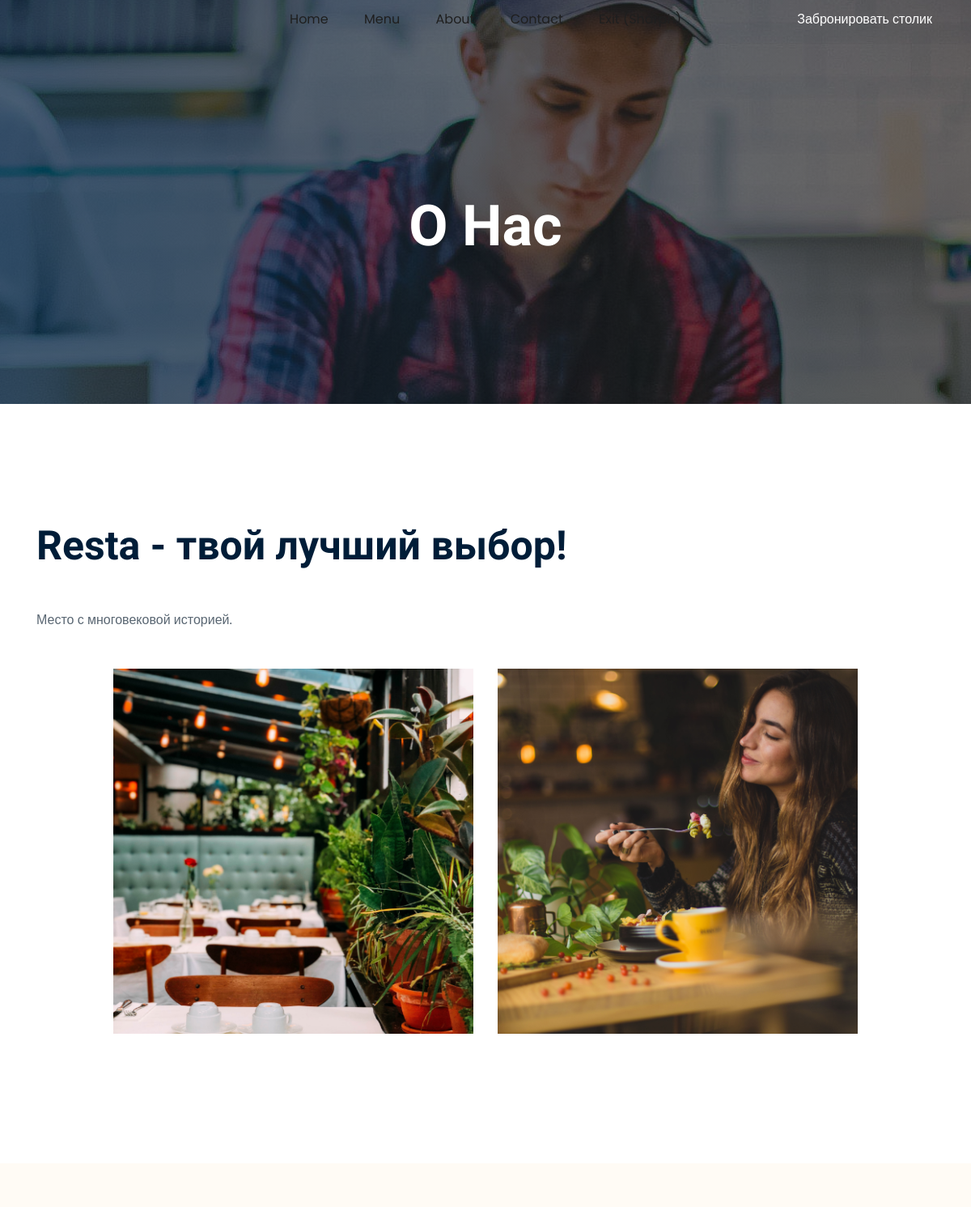
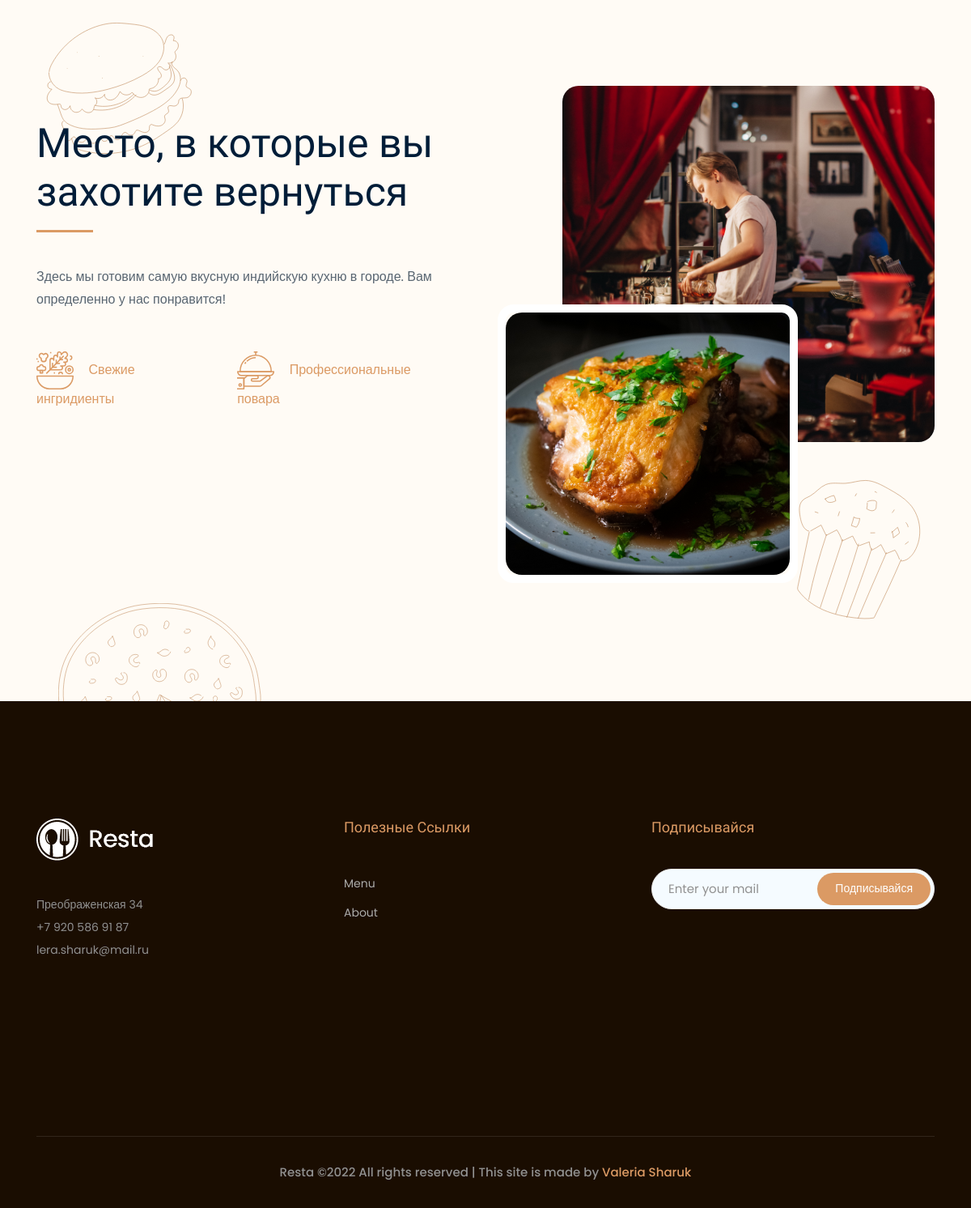
Screenshot of /about (signed in) with the database file from the repository (2 pictures, top to bottom).
### main/models.py (models this page shows, shortened)
class AboutInfo(models.Model):
    title = models.CharField('Название компании', max_length=50)
    full_text = models.TextField('Информация о компании')
    class Meta:
        verbose_name = 'Компания'
        verbose_name_plural = 'О компании'

class ContactsInfo(models.Model):
    num_tel = models.CharField('Номер телефона', max_length=30)
    email_comp = models.CharField('email компании', max_length=30)
    address_comp = models.CharField('Адрес компании', max_length=250)
    class Meta:
        verbose_name = 'Контакты'
        verbose_name_plural = 'Контакты'

### main/views.py (the view)
# urls.py: path('about', views.about, name='about'),
def about(request):
    contacts = ContactsInfo.objects.all()
    abouts = AboutInfo.objects.all()
    return render(request, 'main/about.html', locals())

### main/templates/main/about.html (shortened to what this page needs)
{% extends 'main/layout.html' %}
{% load static %}
{% block content %}
    <div class="bradcam_area bradcam_bg_1">
        <div class="container">
            <div class="row">
                <div class="col-xl-12">
                    <div class="bradcam_text text-center">
                        <h3>О нас</h3>
                    </div>
                </div>
            </div>
        </div>
    </div>
    <div class="main_about_wrap">
        <div class="container">
                    {% for el in abouts %}
                        <h3>{{ el.title }}</h3> <br>
                        <p>{{ el.full_text }}</p>
                    {% endfor %}
            <div class="row justify-content-center">
                <div class="col-lg-10">
                    <div class="row">
                        <div class="col-xl-6 col-md-6">
                            <div class="about_thumb">
                                <img src="{% static 'main/img/about/about_1.png' %}" alt="">
                            </div>
                        </div>
                        <div class="col-xl-6 col-md-6">
                            <div class="about_thumb">
                                <img src="{% static 'img/about/about_2.png' %}" alt="">
                            </div>
                        </div>
                    </div>
                </div>
            </div>
        </div>
    </div>
    <div class="about_area">
        <div class="icon_1 d-none d-md-block">
            <img src="{% static 'main/img/icon/1.png' %}" alt="">
        </div>
        <div class="icon_2 d-none d-md-block">
            <img src="{% static 'main/img/icon/2.png' %}" alt="">
        </div>
        <div class="icon_3 d-none d-md-block">
            <img src="{% static 'main/img/icon/3.png' %}" alt="">
        </div>
        <div class="container">
            <div class="row align-items-center">
                <div class="col-lg-6">
                    <div class="about_info_wrap">
                            <h3>Место, в которые вы захотите вернуться</h3>
                            <span class="long_dash"></span>
                        <p>Здесь мы готовим самую вкусную индийскую кухню в городе. Вам определенно у нас понравится! </p>
                        <ul class="food_list">
                            <li>
                                <img src="{% static 'main/img/svg_icon/salad.svg' %}" alt="">
                                <span>Свежие ингридиенты</span>
                            </li>
                            <li>
                                <img src="{% static 'main/img/svg_icon/tray.svg' %}" alt="">
                                <span>Профессиональные повара</span>
                            </li>
                        </ul>
                    </div>
                </div>
                <div class="col-lg-6">
                    <div class="about_img">
                        <div class="img_1">
                            <img src="{% static 'main/img/about/big.png' %}" alt="">
                        </div>
                        <div class="small_img">
                            <img src="{% static 'main/img/about/small.png' %}" alt="">
                        </div>
                    </div>
                </div>
            </div>
        </div>
    </div>
</body>
</html>
{% endblock %}

### main/templates/main/layout.html (shortened to what this page needs)
{% load static %}
<!doctype html>
<html lang="ru">
<head>
    <link rel="stylesheet" href="{% static 'main/css/bootstrap.min.css' %}">
    <link rel="stylesheet" href="{% static 'main/css/themify-icons.css' %}">
    <link rel="stylesheet" href="{% static 'main/css/style.css' %}">
    <link rel="stylesheet" href="https://use.fontawesome.com/releases/v5.8.2/css/all.css">
</head>
<body>
<header>
    <div class="header-area ">
        <div id="sticky-header" class="main-header-area">
            <div class="container-fluid p-0">
                <div class="header_bottom_border">
                    <div class="row align-items-center no-gutters">
                        <div class="col-xl-3 col-lg-2">
                            <div class="logo">
                            </div>
                        </div>
                        <div class="col-xl-6 col-lg-7">
                            <div class="main-menu  d-none d-lg-block">
                                <nav>
                                    <ul id="navigation">
                                        <a class="active" href="{% url 'home' %}">
                                            <li>Home</li>
                                        </a>
                                        <a href="{% url 'menu' %}">
                                            <li>Menu</li>
                                        </a>
                                        <a href="{% url 'about' %}">
                                            <li>About</li>
                                        </a>
                                        <a href="{% url 'contact' %}">
                                            <li>Contact</li>
                                        </a>
                                        {% if user.is_authenticated %}
                                            <a href="{% url 'logout' %}">
                                                <li>Exit ({{ user.username }})</li>
                                            </a>
                                        {% endif %}
                                    </ul>
                                </nav>
                            </div>
                        </div>
                        <div class="col-xl-3 col-lg-3 d-none d-lg-block">
                            <div class="say_hello">
                                <a href="{% url 'contact' %}">
                                    <li>Забронировать столик</li>
                                </a>
                            </div>
                        </div>
                        <div class="col-12">
                        </div>
                    </div>
                </div>
            </div>
        </div>
    </div>
</header>
<main>
    {% block content %}
    {% endblock %}
    <footer class="footer">
        <div class="footer_top">
            <div class="container">
                <div class="row">
                    <div class="col-xl-3 col-md-6 col-lg-3 ">
                        <div class="footer_widget">
                            <div class="footer_logo">
                                <a href="#">
                                    <img src="{% static 'main/img/footer_logo.png' %}" alt="">
                                </a>
                            </div>
                            {% for el in contacts %}
                                <p>{{ el.address_comp }}</p>
                                <p> {{ el.num_tel }}</p>
                                <p>{{ el.email_comp }}</p>
                            {% endfor %}
                            <div class="socail_links">
                                <ul>
                                    <li>
                                        <a href="#">
                                            <i class="ti-facebook"></i>
                                        </a>
                                    </li>
                                    <li>
                                        <a href="#">
                                            <i class="ti-twitter-alt"></i>
                                        </a>
                                    </li>
                            </div>
                        </div>
                    </div>
                    <div class="col-xl-4 col-md-6 col-lg-4 offset-xl-1">
                        <div class="footer_widget">
                            <h3 class="footer_title">
                                Полезные ссылки
                            </h3>
                            <ul>
                                <a href="{% url 'menu' %}">
                                    <li>Menu</li>
                                </a>
                                <a href="{% url 'about' %}">
                                    <li>About</li>
                                </a>
                            </ul>
                        </div>
                    </div>
                    <div class="col-xl-4 col-md-6 col-lg-4">
                        <div class="footer_widget">
                            <h3 class="footer_title">
                                Подписывайся
                            </h3>
                            <form action="#" class="newsletter_form">
                                <input type="text" placeholder="Enter your mail">
                                <button type="submit">Подписывайся</button>
                            </form>
                        </div>
                    </div>
                </div>
            </div>
        </div>
        <div class="copy-right_text">
            <div class="container">
                <div class="footer_border"></div>
                <div class="row">
                    <div class="col-xl-12">
                        <p class="copy_right text-center">
                            Resta &copy;<script>document.write(new Date().getFullYear());</script>
                            All rights reserved | This site is made by <a href="https://vk.com/sharukl" target="_blank">Valeria
                            Sharuk</a>
                        </p>
                    </div>
                </div>
            </div>
        </div>
    </footer>
</body>
</html>

### rows the page displays
AboutInfo: title "Resta - твой лучший выбор!", full_text "Место с многовековой историей."
ContactsInfo: address_comp "Преображенская 34", num_tel "+7 920 586 91 87", email_comp "lera.sharuk@mail.ru"

### other values shown
{{ user.username }} "Sharph"
